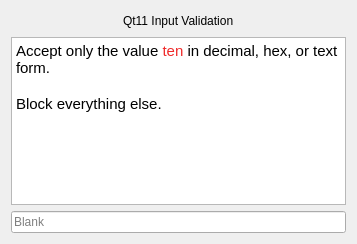
<?xml version="1.0" encoding="UTF-8"?>
<ui version="4.0">
 <class>Dialog</class>
 <widget class="QDialog" name="Dialog">
  <property name="geometry">
   <rect>
    <x>0</x>
    <y>0</y>
    <width>357</width>
    <height>244</height>
   </rect>
  </property>
  <property name="windowTitle">
   <string>Dialog</string>
  </property>
  <layout class="QVBoxLayout" name="verticalLayout">
   <item>
    <layout class="QHBoxLayout" name="horizontalLayout">
     <item>
      <spacer name="horizontalSpacer">
       <property name="orientation">
        <enum>Qt::Horizontal</enum>
       </property>
       <property name="sizeHint" stdset="0">
        <size>
         <width>40</width>
         <height>20</height>
        </size>
       </property>
      </spacer>
     </item>
     <item>
      <widget class="QLabel" name="title">
       <property name="text">
        <string>Qt11 Input Validation</string>
       </property>
      </widget>
     </item>
     <item>
      <spacer name="horizontalSpacer_2">
       <property name="orientation">
        <enum>Qt::Horizontal</enum>
       </property>
       <property name="sizeHint" stdset="0">
        <size>
         <width>40</width>
         <height>20</height>
        </size>
       </property>
      </spacer>
     </item>
    </layout>
   </item>
   <item>
    <widget class="QTextBrowser" name="textBrowser">
     <property name="html">
      <string>&lt;!DOCTYPE HTML PUBLIC &quot;-//W3C//DTD HTML 4.0//EN&quot; &quot;http://www.w3.org/TR/REC-html40/strict.dtd&quot;&gt;
&lt;html&gt;&lt;head&gt;&lt;meta name=&quot;qrichtext&quot; content=&quot;1&quot; /&gt;&lt;style type=&quot;text/css&quot;&gt;
p, li { white-space: pre-wrap; }
&lt;/style&gt;&lt;/head&gt;&lt;body style=&quot; font-family:'Cantarell'; font-size:11pt; font-weight:400; font-style:normal;&quot;&gt;
&lt;p style=&quot; margin-top:0px; margin-bottom:0px; margin-left:0px; margin-right:0px; -qt-block-indent:0; text-indent:0px;&quot;&gt;Accept only the value &lt;span style=&quot; color:#ef2929;&quot;&gt;ten&lt;/span&gt; in decimal, hex, or text form.&lt;/p&gt;
&lt;p style=&quot;-qt-paragraph-type:empty; margin-top:0px; margin-bottom:0px; margin-left:0px; margin-right:0px; -qt-block-indent:0; text-indent:0px;&quot;&gt;&lt;br /&gt;&lt;/p&gt;
&lt;p style=&quot; margin-top:0px; margin-bottom:0px; margin-left:0px; margin-right:0px; -qt-block-indent:0; text-indent:0px;&quot;&gt;Block everything else.&lt;/p&gt;&lt;/body&gt;&lt;/html&gt;</string>
     </property>
    </widget>
   </item>
   <item>
    <widget class="QLineEdit" name="lineEdit">
     <property name="inputMask">
      <string/>
     </property>
     <property name="text">
      <string/>
     </property>
     <property name="placeholderText">
      <string>Blank</string>
     </property>
    </widget>
   </item>
  </layout>
 </widget>
 <layoutdefault spacing="6" margin="11"/>
 <resources/>
 <connections/>
</ui>
